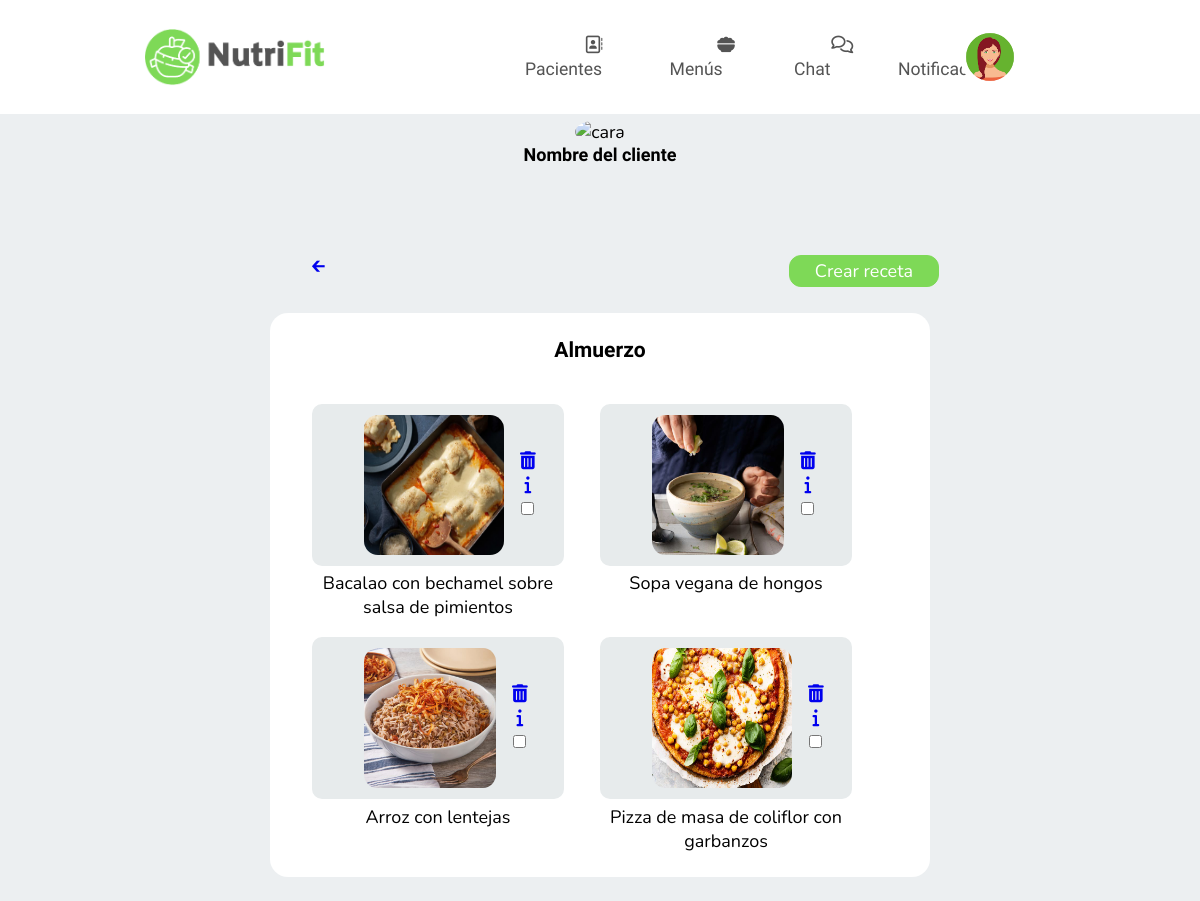
/views/receta_categoria_almuerzo_nutri.php (signed in), run on an earlier commit of the app's database.
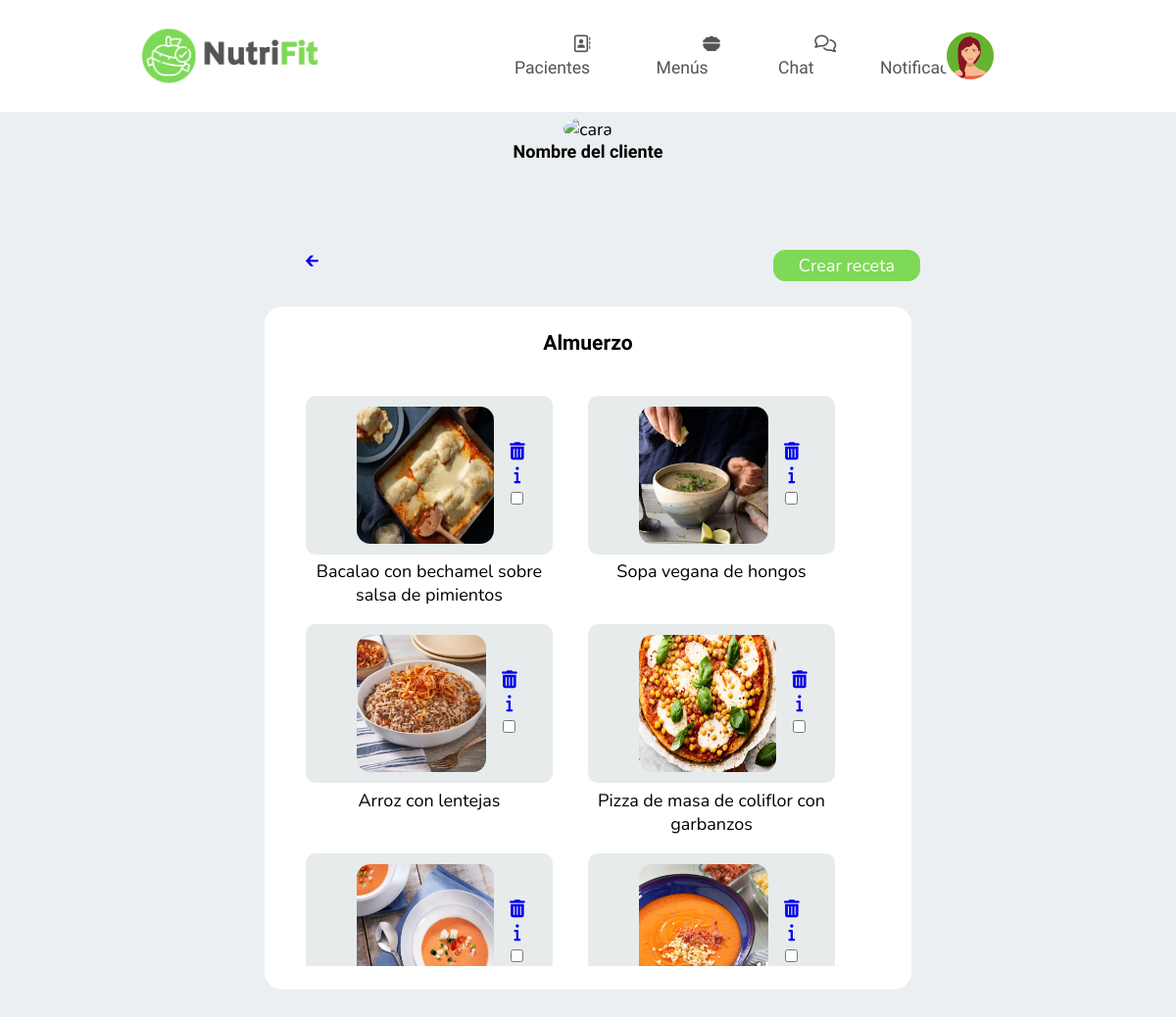
And on a later commit of the database.
### tables this page shows
CREATE TABLE `receta` (
  `ID` int(11) NOT NULL,
  `nombre_receta` varchar(45) NOT NULL,
  `tiempo_ejecucion` int(100) NOT NULL,
  `complejidad` set('facil','intermedio','complejo') NOT NULL,
  `tipo_comida` set('desayuno','media_mañana','almuerzo','merienda','cena') NOT NULL,
  `ingredientes` text NOT NULL,
  `preparacion` text NOT NULL,
  `calorias` int(3) NOT NULL,
  `carbohidratos` int(3) NOT NULL,
  `proteinas` int(3) NOT NULL,
  `grasas` int(3) NOT NULL,
  `foto` varchar(200) NOT NULL
);

### views/receta_categoria_almuerzo_nutri.php (the view, shortened to what this page needs)
<!DOCTYPE html>
<html lang="en">
<head>
    <link rel="stylesheet" href="../css/style.css">
</head>
<body id="bodyMenuSemanal">
    <header>
        <a href="index_nutricionista.php" id="logo"><img src="../img/3.png"></a>
        <nav>
            <ul id="menu">
                <li><a href="index_nutricionista.php"><i class="fa-regular fa-address-book"></i> Pacientes</a></li>
                <li><a href="nutricionista_menu.php"><i class="fa-solid fa-bowl-food"></i> Menús</a></li>
                <li><a href="#"><i class="fa-regular fa-comments"></i> Chat</a></li>
                <li><a href="#"><i class="fa-regular fa-bell"></i> Notificaciones</a></li>
            </ul>
        </nav>
        <div id="user">
            <div id="profile" onclick="menuToggle();">
                <img src="../img/icon.png">
            </div>
        </div>
    </header>
    <br>
    <br>
    <br>
    <br>
    <div class="contBlan3">
        <div class="centrarContenidoPerfil">
            <img src="../img/icon1.jpg" alt="cara" />
            <h4>Nombre del cliente</h4>
        </div>
        <div class="cabeza">
        <a href="menu_semanal_nutri_cliente.php">🡰</a>
            <div class="semanaSiguiente">
                <button class="buton" onclick="crearReceta()">Crear receta</button>
            </div>
        </div>
    </div>
    <div class="contBlan4">
        <h3>Almuerzo</h3>
        <br>
     <div class="scrollY">
        <div class="carrousel3">
            <?php
            $db = new Database();
            $conexion = $db->connect();
            $sql=$conexion->query("select * from receta where tipo_comida='almuerzo'");
            while ($datos = $sql->fetchObject()){ ?>
                <div class="elemento">
                    <div class="plato2">
                    <img id="imgNombreComidas" src="<?= $datos->foto?>" alt="">
                        <div id="check">
                            <a href="receta_categoria_almuerzo_nutri.php?ID=<?= $datos->ID ?>"><i class="fa-solid fa-trash-can"></i></a>
                            <a href="receta_plato_nutricionista.php?ID=<?= $datos->ID ?>" id="dietacliente"><i class="fa-solid fa-info"></i></a>
                            <input type="checkbox" id="dietaclientein">
                        </div>
                    </div>
                    <p><?= $datos->nombre_receta?></p>
                </div>
                <?php }
                ?>
        </div>
    </div>
</body>
</html>

What changed in the data, as far as the page shows it:
added receta: foto (picture)
added receta: foto (picture)
